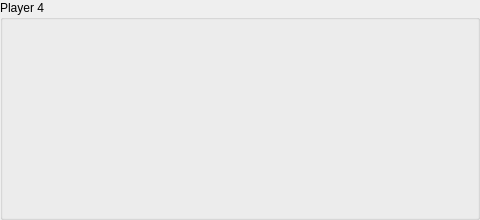
   <widget class="QGroupBox" name="groupBox_3">
    <property name="geometry">
     <rect>
      <x>510</x>
      <y>240</y>
      <width>480</width>
      <height>220</height>
     </rect>
    </property>
    <property name="title">
     <string>Player 4</string>
    </property>
    <widget class="QLabel" name="n4_4">
     <property name="geometry">
      <rect>
       <x>52</x>
       <y>20</y>
       <width>42</width>
       <height>60</height>
      </rect>
     </property>
     <property name="minimumSize">
      <size>
       <width>42</width>
       <height>60</height>
      </size>
     </property>
     <property name="text">
      <string/>
     </property>
     <property name="pixmap">
      <pixmap>../../../Utils/Workplace/pic/4.jpg</pixmap>
     </property>
     <property name="scaledContents">
      <bool>true</bool>
     </property>
    </widget>
    <widget class="QLabel" name="n5_4">
     <property name="geometry">
      <rect>
       <x>94</x>
       <y>20</y>
       <width>42</width>
       <height>60</height>
      </rect>
     </property>
     <property name="minimumSize">
      <size>
       <width>42</width>
       <height>60</height>
      </size>
     </property>
     <property name="text">
      <string/>
     </property>
     <property name="pixmap">
      <pixmap>../../../Utils/Workplace/pic/5.jpg</pixmap>
     </property>
     <property name="scaledContents">
      <bool>true</bool>
     </property>
    </widget>
    <widget class="QLabel" name="n8_4">
     <property name="geometry">
      <rect>
       <x>220</x>
       <y>20</y>
       <width>42</width>
       <height>60</height>
      </rect>
     </property>
     <property name="minimumSize">
      <size>
       <width>42</width>
       <height>60</height>
      </size>
     </property>
     <property name="text">
      <string/>
     </property>
     <property name="pixmap">
      <pixmap>../../../Utils/Workplace/pic/8.jpg</pixmap>
     </property>
     <property name="scaledContents">
      <bool>true</bool>
     </property>
    </widget>
    <widget class="QLabel" name="n6_4">
     <property name="geometry">
      <rect>
       <x>136</x>
       <y>20</y>
       <width>42</width>
       <height>60</height>
      </rect>
     </property>
     <property name="minimumSize">
      <size>
       <width>42</width>
       <height>60</height>
      </size>
     </property>
     <property name="text">
      <string/>
     </property>
     <property name="pixmap">
      <pixmap>../../../Utils/Workplace/pic/6.jpg</pixmap>
     </property>
     <property name="scaledContents">
      <bool>true</bool>
     </property>
    </widget>
    <widget class="QLabel" name="n7_4">
     <property name="geometry">
      <rect>
       <x>178</x>
       <y>20</y>
       <width>42</width>
       <height>60</height>
      </rect>
     </property>
     <property name="minimumSize">
      <size>
       <width>42</width>
       <height>60</height>
      </size>
     </property>
     <property name="text">
      <string/>
     </property>
     <property name="pixmap">
      <pixmap>../../../Utils/Workplace/pic/7.jpg</pixmap>
     </property>
     <property name="scaledContents">
      <bool>true</bool>
     </property>
    </widget>
    <widget class="QLabel" name="n11_4">
     <property name="geometry">
      <rect>
       <x>346</x>
       <y>20</y>
       <width>42</width>
       <height>60</height>
      </rect>
     </property>
     <property name="minimumSize">
      <size>
       <width>42</width>
       <height>60</height>
      </size>
     </property>
     <property name="text">
      <string/>
     </property>
     <property name="pixmap">
      <pixmap>../../../Utils/Workplace/pic/11.jpg</pixmap>
     </property>
     <property name="scaledContents">
      <bool>true</bool>
     </property>
    </widget>
    <widget class="QLabel" name="n9_4">
     <property name="geometry">
      <rect>
       <x>262</x>
       <y>20</y>
       <width>42</width>
       <height>60</height>
      </rect>
     </property>
     <property name="minimumSize">
      <size>
       <width>42</width>
       <height>60</height>
      </size>
     </property>
     <property name="text">
      <string/>
     </property>
     <property name="pixmap">
      <pixmap>../../../Utils/Workplace/pic/9.jpg</pixmap>
     </property>
     <property name="scaledContents">
      <bool>true</bool>
     </property>
    </widget>
    <widget class="QLabel" name="n10_4">
     <property name="geometry">
      <rect>
       <x>304</x>
       <y>20</y>
       <width>42</width>
       <height>60</height>
      </rect>
     </property>
     <property name="minimumSize">
      <size>
       <width>42</width>
       <height>60</height>
      </size>
     </property>
     <property name="text">
      <string/>
     </property>
     <property name="pixmap">
      <pixmap>../../../Utils/Workplace/pic/10.jpg</pixmap>
     </property>
     <property name="scaledContents">
      <bool>true</bool>
     </property>
    </widget>
    <widget class="QLabel" name="n12_4">
     <property name="geometry">
      <rect>
       <x>388</x>
       <y>20</y>
       <width>42</width>
       <height>60</height>
      </rect>
     </property>
     <property name="minimumSize">
      <size>
       <width>42</width>
       <height>60</height>
      </size>
     </property>
     <property name="text">
      <string/>
     </property>
     <property name="pixmap">
      <pixmap>../../../Utils/Workplace/pic/12.jpg</pixmap>
     </property>
     <property name="scaledContents">
      <bool>true</bool>
     </property>
    </widget>
    <widget class="QLabel" name="n13_4">
     <property name="geometry">
      <rect>
       <x>430</x>
       <y>20</y>
       <width>42</width>
       <height>60</height>
      </rect>
     </property>
     <property name="minimumSize">
      <size>
       <width>42</width>
       <height>60</height>
      </size>
     </property>
     <property name="text">
      <string/>
     </property>
     <property name="pixmap">
      <pixmap>../../../Utils/Workplace/pic/13.jpg</pixmap>
     </property>
     <property name="scaledContents">
      <bool>true</bool>
     </property>
    </widget>
    <widget class="QLabel" name="n16_4">
     <property name="geometry">
      <rect>
       <x>94</x>
       <y>81</y>
       <width>42</width>
       <height>60</height>
      </rect>
     </property>
     <property name="minimumSize">
      <size>
       <width>42</width>
       <height>60</height>
      </size>
     </property>
     <property name="text">
      <string/>
     </property>
     <property name="pixmap">
      <pixmap>../../../Utils/Workplace/pic/16.jpg</pixmap>
     </property>
     <property name="scaledContents">
      <bool>true</bool>
     </property>
    </widget>
    <widget class="QLabel" name="n17_4">
     <property name="geometry">
      <rect>
       <x>136</x>
       <y>81</y>
       <width>42</width>
       <height>60</height>
      </rect>
     </property>
     <property name="minimumSize">
      <size>
       <width>42</width>
       <height>60</height>
      </size>
     </property>
     <property name="text">
      <string/>
     </property>
     <property name="pixmap">
      <pixmap>../../../Utils/Workplace/pic/17.jpg</pixmap>
     </property>
     <property name="scaledContents">
      <bool>true</bool>
     </property>
    </widget>
    <widget class="QLabel" name="n18_4">
     <property name="geometry">
      <rect>
       <x>178</x>
       <y>81</y>
       <width>42</width>
       <height>60</height>
      </rect>
     </property>
     <property name="minimumSize">
      <size>
       <width>42</width>
       <height>60</height>
      </size>
     </property>
     <property name="text">
      <string/>
     </property>
     <property name="pixmap">
      <pixmap>../../../Utils/Workplace/pic/18.jpg</pixmap>
     </property>
     <property name="scaledContents">
      <bool>true</bool>
     </property>
    </widget>
    <widget class="QLabel" name="n21_4">
     <property name="geometry">
      <rect>
       <x>304</x>
       <y>81</y>
       <width>42</width>
       <height>60</height>
      </rect>
     </property>
     <property name="minimumSize">
      <size>
       <width>42</width>
       <height>60</height>
      </size>
     </property>
     <property name="text">
      <string/>
     </property>
     <property name="pixmap">
      <pixmap>../../../Utils/Workplace/pic/21.jpg</pixmap>
     </property>
     <property name="scaledContents">
      <bool>true</bool>
     </property>
    </widget>
    <widget class="QLabel" name="n24_4">
     <property name="geometry">
      <rect>
       <x>430</x>
       <y>81</y>
       <width>42</width>
       <height>60</height>
      </rect>
     </property>
     <property name="minimumSize">
      <size>
       <width>42</width>
       <height>60</height>
      </size>
     </property>
     <property name="text">
      <string/>
     </property>
     <property name="pixmap">
      <pixmap>../../../Utils/Workplace/pic/24.jpg</pixmap>
     </property>
     <property name="scaledContents">
      <bool>true</bool>
     </property>
    </widget>
    <widget class="QLabel" name="n19_4">
     <property name="geometry">
      <rect>
       <x>220</x>
       <y>81</y>
       <width>42</width>
       <height>60</height>
      </rect>
     </property>
     <property name="minimumSize">
      <size>
       <width>42</width>
       <height>60</height>
      </size>
     </property>
     <property name="text">
      <string/>
     </property>
     <property name="pixmap">
      <pixmap>../../../Utils/Workplace/pic/19.jpg</pixmap>
     </property>
     <property name="scaledContents">
      <bool>true</bool>
     </property>
    </widget>
    <widget class="QLabel" name="n14_4">
     <property name="geometry">
      <rect>
       <x>10</x>
       <y>81</y>
       <width>42</width>
       <height>60</height>
      </rect>
     </property>
     <property name="minimumSize">
      <size>
       <width>42</width>
       <height>60</height>
      </size>
     </property>
     <property name="text">
      <string/>
     </property>
     <property name="pixmap">
      <pixmap>../../../Utils/Workplace/pic/14.jpg</pixmap>
     </property>
     <property name="scaledContents">
      <bool>true</bool>
     </property>
    </widget>
    <widget class="QLabel" name="n22_4">
     <property name="geometry">
      <rect>
       <x>346</x>
       <y>81</y>
       <width>42</width>
       <height>60</height>
      </rect>
     </property>
     <property name="minimumSize">
      <size>
       <width>42</width>
       <height>60</height>
      </size>
     </property>
     <property name="text">
      <string/>
     </property>
     <property name="pixmap">
      <pixmap>../../../Utils/Workplace/pic/22.jpg</pixmap>
     </property>
     <property name="scaledContents">
      <bool>true</bool>
     </property>
    </widget>
    <widget class="QLabel" name="n15_4">
     <property name="geometry">
      <rect>
       <x>52</x>
       <y>81</y>
       <width>42</width>
       <height>60</height>
      </rect>
     </property>
     <property name="minimumSize">
      <size>
       <width>42</width>
       <height>60</height>
      </size>
     </property>
     <property name="text">
      <string/>
     </property>
     <property name="pixmap">
      <pixmap>../../../Utils/Workplace/pic/15.jpg</pixmap>
     </property>
     <property name="scaledContents">
      <bool>true</bool>
     </property>
    </widget>
    <widget class="QLabel" name="n23_4">
     <property name="geometry">
      <rect>
       <x>388</x>
       <y>81</y>
       <width>42</width>
       <height>60</height>
      </rect>
     </property>
     <property name="minimumSize">
      <size>
       <width>42</width>
       <height>60</height>
      </size>
     </property>
     <property name="text">
      <string/>
     </property>
     <property name="pixmap">
      <pixmap>../../../Utils/Workplace/pic/23.jpg</pixmap>
     </property>
     <property name="scaledContents">
      <bool>true</bool>
     </property>
    </widget>
    <widget class="QLabel" name="n20_4">
     <property name="geometry">
      <rect>
       <x>262</x>
       <y>81</y>
       <width>42</width>
       <height>60</height>
      </rect>
     </property>
     <property name="minimumSize">
      <size>
       <width>42</width>
       <height>60</height>
      </size>
     </property>
     <property name="text">
      <string/>
     </property>
     <property name="pixmap">
      <pixmap>../../../Utils/Workplace/pic/20.jpg</pixmap>
     </property>
     <property name="scaledContents">
      <bool>true</bool>
     </property>
    </widget>
    <widget class="QLabel" name="n26_4">
     <property name="geometry">
      <rect>
       <x>52</x>
       <y>142</y>
       <width>42</width>
       <height>60</height>
      </rect>
     </property>
     <property name="minimumSize">
      <size>
       <width>42</width>
       <height>60</height>
      </size>
     </property>
     <property name="text">
      <string/>
     </property>
     <property name="pixmap">
      <pixmap>../../../Utils/Workplace/pic/26.jpg</pixmap>
     </property>
     <property name="scaledContents">
      <bool>true</bool>
     </property>
    </widget>
    <widget class="QLabel" name="n30_4">
     <property name="geometry">
      <rect>
       <x>220</x>
       <y>142</y>
       <width>42</width>
       <height>60</height>
      </rect>
     </property>
     <property name="minimumSize">
      <size>
       <width>42</width>
       <height>60</height>
      </size>
     </property>
     <property name="text">
      <string/>
     </property>
     <property name="pixmap">
      <pixmap>../../../Utils/Workplace/pic/30.jpg</pixmap>
     </property>
     <property name="scaledContents">
      <bool>true</bool>
     </property>
    </widget>
    <widget class="QLabel" name="n33_4">
     <property name="geometry">
      <rect>
       <x>346</x>
       <y>142</y>
       <width>42</width>
       <height>60</height>
      </rect>
     </property>
     <property name="minimumSize">
      <size>
       <width>42</width>
       <height>60</height>
      </size>
     </property>
     <property name="text">
      <string/>
     </property>
     <property name="pixmap">
      <pixmap>../../../Utils/Workplace/pic/33.jpg</pixmap>
     </property>
     <property name="scaledContents">
      <bool>true</bool>
     </property>
    </widget>
    <widget class="QLabel" name="n25_4">
     <property name="geometry">
      <rect>
       <x>10</x>
       <y>142</y>
       <width>42</width>
       <height>60</height>
      </rect>
     </property>
     <property name="minimumSize">
      <size>
       <width>42</width>
       <height>60</height>
      </size>
     </property>
     <property name="text">
      <string/>
     </property>
     <property name="pixmap">
      <pixmap>../../../Utils/Workplace/pic/25.jpg</pixmap>
     </property>
     <property name="scaledContents">
      <bool>true</bool>
     </property>
    </widget>
    <widget class="QLabel" name="n28_4">
     <property name="geometry">
      <rect>
       <x>136</x>
       <y>142</y>
       <width>42</width>
       <height>60</height>
      </rect>
     </property>
     <property name="minimumSize">
      <size>
       <width>42</width>
       <height>60</height>
      </size>
     </property>
     <property name="text">
      <string/>
     </property>
     <property name="pixmap">
      <pixmap>../../../Utils/Workplace/pic/28.jpg</pixmap>
     </property>
     <property name="scaledContents">
      <bool>true</bool>
     </property>
    </widget>
    <widget class="QLabel" name="n34_4">
     <property name="geometry">
      <rect>
       <x>388</x>
       <y>142</y>
       <width>42</width>
       <height>60</height>
      </rect>
     </property>
     <property name="minimumSize">
      <size>
       <width>42</width>
       <height>60</height>
      </size>
     </property>
     <property name="text">
      <string/>
     </property>
     <property name="pixmap">
      <pixmap>../../../Utils/Workplace/pic/34.jpg</pixmap>
     </property>
     <property name="scaledContents">
      <bool>true</bool>
     </property>
    </widget>
    <widget class="QLabel" name="n29_4">
     <property name="geometry">
      <rect>
       <x>178</x>
       <y>142</y>
       <width>42</width>
       <height>60</height>
      </rect>
     </property>
     <property name="minimumSize">
      <size>
       <width>42</width>
       <height>60</height>
      </size>
     </property>
     <property name="text">
      <string/>
     </property>
     <property name="pixmap">
      <pixmap>../../../Utils/Workplace/pic/29.jpg</pixmap>
     </property>
     <property name="scaledContents">
      <bool>true</bool>
     </property>
    </widget>
    <widget class="QLabel" name="n32_4">
     <property name="geometry">
      <rect>
       <x>304</x>
       <y>142</y>
       <width>42</width>
       <height>60</height>
      </rect>
     </property>
     <property name="minimumSize">
      <size>
       <width>42</width>
       <height>60</height>
      </size>
     </property>
     <property name="text">
      <string/>
     </property>
     <property name="pixmap">
      <pixmap>../../../Utils/Workplace/pic/32.jpg</pixmap>
     </property>
     <property name="scaledContents">
      <bool>true</bool>
     </property>
    </widget>
    <widget class="QLabel" name="n35_4">
     <property name="geometry">
      <rect>
       <x>430</x>
       <y>142</y>
       <width>42</width>
       <height>60</height>
      </rect>
     </property>
     <property name="minimumSize">
      <size>
       <width>42</width>
       <height>60</height>
      </size>
     </property>
     <property name="text">
      <string/>
     </property>
     <property name="pixmap">
      <pixmap>../../../Utils/Workplace/pic/35.jpg</pixmap>
     </property>
     <property name="scaledContents">
      <bool>true</bool>
     </property>
    </widget>
    <widget class="QLabel" name="n31_4">
     <property name="geometry">
      <rect>
       <x>262</x>
       <y>142</y>
       <width>42</width>
       <height>60</height>
      </rect>
     </property>
     <property name="minimumSize">
      <size>
       <width>42</width>
       <height>60</height>
      </size>
     </property>
     <property name="text">
      <string/>
     </property>
     <property name="pixmap">
      <pixmap>../../../Utils/Workplace/pic/31.jpg</pixmap>
     </property>
     <property name="scaledContents">
      <bool>true</bool>
     </property>
    </widget>
    <widget class="QLabel" name="n27_4">
     <property name="geometry">
      <rect>
       <x>94</x>
       <y>142</y>
       <width>42</width>
       <height>60</height>
      </rect>
     </property>
     <property name="minimumSize">
      <size>
       <width>42</width>
       <height>60</height>
      </size>
     </property>
     <property name="text">
      <string/>
     </property>
     <property name="pixmap">
      <pixmap>../../../Utils/Workplace/pic/27.jpg</pixmap>
     </property>
     <property name="scaledContents">
      <bool>true</bool>
     </property>
    </widget>
    <widget class="QLabel" name="n3_4">
     <property name="geometry">
      <rect>
       <x>10</x>
       <y>20</y>
       <width>42</width>
       <height>60</height>
      </rect>
     </property>
     <property name="minimumSize">
      <size>
       <width>42</width>
       <height>60</height>
      </size>
     </property>
     <property name="text">
      <string/>
     </property>
     <property name="pixmap">
      <pixmap>../../../Utils/Workplace/pic/3.jpg</pixmap>
     </property>
     <property name="scaledContents">
      <bool>true</bool>
     </property>
    </widget>
   </widget>
